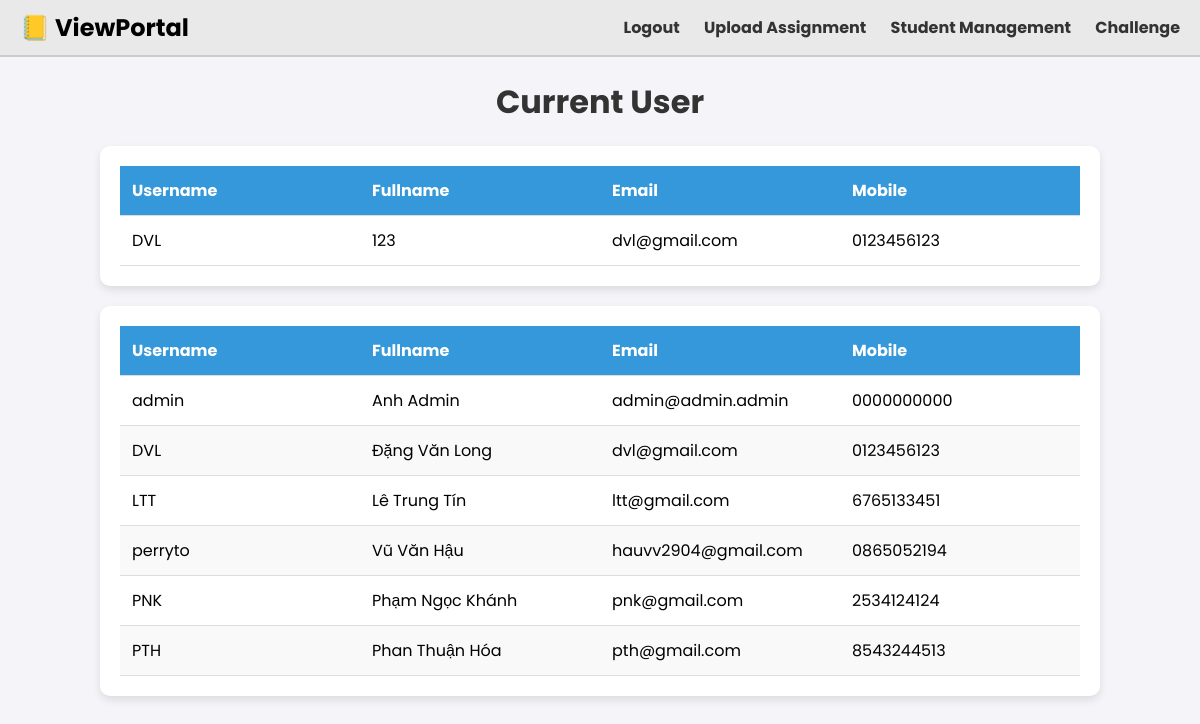
/views/view_user.php (signed in), run on the app's committed database.
### tables this page shows
CREATE TABLE users (
    username VARCHAR(255) PRIMARY KEY,
    password VARCHAR(255) NOT NULL,
    fullname VARCHAR(255) NOT NULL,
    email VARCHAR(255) NOT NULL,
    mobile VARCHAR(255) NOT NULL,
    role boolean NOT NULL
);

### models/user.php (called while the page is built, shortened)
<?php
class User {
    private $conn;
    private $table_name = "ethicalhackerclub.users";
    public function __construct($db) {
        $this->conn = $db;
    }
    public function readAll() {
        $query = "SELECT username, fullname, email, mobile FROM " . $this->table_name;
        $stmt = $this->conn->prepare($query);
        $stmt->execute();
        return $stmt;
    }
    public function getInfo($info, $username) {
        $query = "SELECT $info FROM " . $this->table_name . " WHERE username=:username";
        $stmt = $this->conn->prepare($query);
        $stmt->bindParam(":username", $username);
        if ($stmt->execute()) {
            $info = $stmt->fetch(PDO::FETCH_ASSOC);
            return $info;
        } else {
            return false;
        }
    }
}

### views/view_user.php (the view, shortened to what this page needs)
<?php
  require_once("../models/user.php");
  $database = new Database();
  $db = $database->getConnection();
  $user = new User($db);
  $stmt = $user->readAll();
  $num = $stmt->rowCount();
?>
<!DOCTYPE html>
<html lang="en">
<head>
</head>
<body>
  <header>
    <div class="logo">📒 ViewPortal</div>
    <nav>
        <a href="login.html">Logout</a>
        <a href="upload_exercise.php">Upload Assignment</a>
        <?php if ($_SESSION["role"] == "teacher"): ?>
          <a href="teacher.php">Student Management</a>
        <?php else: ?>
          <a href="student.php">Student Management</a>
        <?php endif; ?>
        <?php if ($_SESSION["role"] == "teacher"): ?>
          <a href="create_challenge.php">Challenge</a>
        <?php else: ?>
          <a href="solve_challenge.php">Challenge</a>
        <?php endif; ?>
    </nav>
  </header>
  <div class="main">
    <h1>Current User</h1>
    <div class="container">
      <table>
        <thead>
        <tr>
          <th>Username</th>
          <th>Fullname</th>
          <th>Email</th>
          <th>Mobile</th>
        </tr>
        </thead>
        <tbody>
          <tr>
            <td><?php echo $_SESSION["username"]; ?></td>
            <td><?php echo $user->getInfo("password", $_SESSION["username"])["password"]; ?></td>
            <td><?php echo $user->getInfo("email", $_SESSION["username"])["email"]; ?></td>
            <td><?php echo $user->getInfo("mobile", $_SESSION["username"])["mobile"]; ?></td>
          </tr>
        </tbody>
      </table>
    </div>
  <?php
  if ($num > 0) {
    echo "<div class='container'>
                    <table>
                        <thead>
                            <tr>
                                <th>Username</th>
                                <th>Fullname</th>
                                <th>Email</th>
                                <th>Mobile</th>
                            </tr>
                        </thead>
                        <tbody>";
    while ($row = $stmt->fetch(PDO::FETCH_ASSOC)) {
      extract($row);
      echo
        "<tr>
                    <td>$username</td>
                    <td>$fullname</td>
                    <td>$email</td>
                    <td>$mobile</td>
                </tr>
                ";
    }
    echo
      "</tbody>
            </table>
        </div>";
  }
  ?>
  </div>
</body>
</html>

### views/view_user.php (style rules this page uses)
body { font-family: 'Poppins', sans-serif; background-color: #f4f4f9; height: 100vh; margin: 0; }
header { background-color: #e9e9e9; display: flex; justify-content: space-between; padding: 10px 20px; align-items: center; border-bottom: 2px solid #ccc; }
.logo { font-size: 24px; font-weight: bold; }
nav a { margin-left: 20px; text-decoration: none; color: #333; font-weight: bold; }
.container { width: 80%; margin: 20px auto; background: #fff; padding: 20px; border-radius: 10px; box-shadow: 0 4px 8px rgba(0, 0, 0, 0.1); }
h1 { text-align: center; color: #333; margin-bottom: 20px; }
table { width: 100%; border-collapse: collapse; margin: 0; padding: 0; table-layout: fixed; }
table thead { background-color: #3498db; color: #fff; }
table th, table td { padding: 12px; text-align: left; border-bottom: 1px solid #ddd; }
table th { font-weight: bold; }
table tbody tr:nth-child(even) { background-color: #f9f9f9; }
table tbody tr:nth-child(odd) { background-color: #fff; }

### data on the page
users: password "123", email "dvl@gmail.com", mobile "0123456123", username "DVL", fullname "Đặng Văn Long"
users: username "admin", fullname "Anh Admin", email "admin@admin.admin", mobile "0000000000"
users: username "LTT", fullname "Lê Trung Tín", email "ltt@gmail.com", mobile "6765133451"
users: username "perryto", fullname "Vũ Văn Hậu", email "hauvv2904@gmail.com", mobile "0865052194"
users: username "PNK", fullname "Phạm Ngọc Khánh", email "pnk@gmail.com", mobile "2534124124"
users: username "PTH", fullname "Phan Thuận Hóa", email "pth@gmail.com", mobile "8543244513"

### other printed values
$_SESSION["username"] "DVL"
